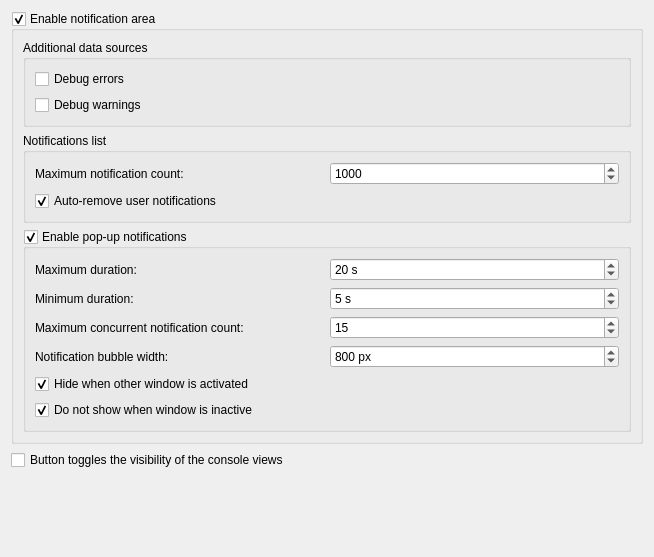
<?xml version="1.0" encoding="UTF-8"?>
<ui version="4.0">
 <class>Gui::Dialog::DlgSettingsNotificationArea</class>
 <widget class="QWidget" name="Gui::Dialog::DlgSettingsNotificationArea">
  <property name="geometry">
   <rect>
    <x>0</x>
    <y>0</y>
    <width>654</width>
    <height>557</height>
   </rect>
  </property>
  <property name="windowTitle">
   <string>Notification Area</string>
  </property>
  <layout class="QGridLayout" name="gridLayout_2">
   <item row="0" column="0">
    <widget class="QGroupBox" name="NotificationAreaEnabled">
     <property name="toolTip">
      <string>&lt;html&gt;&lt;head/&gt;&lt;body&gt;&lt;p&gt;If checked, show the notification area in the status bar: a button with the current notification count, which can expand the detailed notification list. Optionally, with additional pop-up notifications.&lt;/p&gt;&lt;/body&gt;&lt;/html&gt;</string>
     </property>
     <property name="title">
      <string>Enable notification area</string>
     </property>
     <property name="checkable">
      <bool>true</bool>
     </property>
     <layout class="QGridLayout" name="gridLayout">
      <item row="2" column="0">
       <widget class="QGroupBox" name="NonIntrusiveNotificationsEnabled">
        <property name="toolTip">
         <string>If checked, non-intrusive pop-up notifications will appear above the status bar, around the notification area. Pop-up notifications can be manually dismissed by clicking on them, and also automatically dismissed by specifying a maximum and minimum duration for them to be displayed.

Additionally, pop-up notifications can be disabled. In this case the user can still use the notification area as a quick-access location to view notifications, without the distracton of an additional pop-up.</string>
        </property>
        <property name="title">
         <string>Enable pop-up notifications</string>
        </property>
        <property name="checkable">
         <bool>true</bool>
        </property>
        <property name="checked">
         <bool>true</bool>
        </property>
        <layout class="QGridLayout" name="gridLayout_3">
         <item row="1" column="0">
          <widget class="QLabel" name="label_2">
           <property name="text">
            <string>Minimum duration:</string>
           </property>
          </widget>
         </item>
         <item row="0" column="0">
          <widget class="QLabel" name="label">
           <property name="toolTip">
            <string/>
           </property>
           <property name="text">
            <string>Maximum duration:</string>
           </property>
          </widget>
         </item>
         <item row="0" column="1">
          <widget class="Gui::PrefSpinBox" name="maxDuration">
           <property name="toolTip">
            <string>&lt;html&gt;&lt;head/&gt;&lt;body&gt;&lt;p&gt;Maximum amount of time the notification will be shown (unless mouse buttons are clicked). It also controls when user notifications will be removed if the &amp;quot;Auto-remove user notifications&amp;quot; setting is checked.&lt;/p&gt;&lt;/body&gt;&lt;/html&gt;</string>
           </property>
           <property name="suffix">
            <string> s</string>
           </property>
           <property name="minimum">
            <number>0</number>
           </property>
           <property name="maximum">
            <number>120</number>
           </property>
           <property name="value">
            <number>20</number>
           </property>
           <property name="prefEntry" stdset="0">
            <cstring>NotificationTime</cstring>
           </property>
           <property name="prefPath" stdset="0">
            <cstring>NotificationArea</cstring>
           </property>
          </widget>
         </item>
         <item row="1" column="1">
          <widget class="Gui::PrefSpinBox" name="minDuration">
           <property name="toolTip">
            <string>&lt;html&gt;&lt;head/&gt;&lt;body&gt;&lt;p&gt;Minimum amount of time the notification will be shown (unless the notification bubble is dismissed by clicking on it).&lt;/p&gt;&lt;/body&gt;&lt;/html&gt;</string>
           </property>
           <property name="suffix">
            <string> s</string>
           </property>
           <property name="value">
            <number>5</number>
           </property>
           <property name="prefEntry" stdset="0">
            <cstring>MinimumOnScreenTime</cstring>
           </property>
           <property name="prefPath" stdset="0">
            <cstring>NotificationArea</cstring>
           </property>
          </widget>
         </item>
         <item row="2" column="0">
          <widget class="QLabel" name="label_3">
           <property name="text">
            <string>Maximum concurrent notification count:</string>
           </property>
          </widget>
         </item>
         <item row="2" column="1">
          <widget class="Gui::PrefSpinBox" name="maxNotifications">
           <property name="toolTip">
            <string>Maximum number of notifications that will be simultaneously present on the notification bubble.</string>
           </property>
           <property name="value">
            <number>15</number>
           </property>
           <property name="prefEntry" stdset="0">
            <cstring>MaxOpenNotifications</cstring>
           </property>
           <property name="prefPath" stdset="0">
            <cstring>NotificationArea</cstring>
           </property>
          </widget>
         </item>
         <item row="3" column="0">
          <widget class="QLabel" name="label_width">
           <property name="text">
            <string>Notification bubble width:</string>
           </property>
          </widget>
         </item>
         <item row="3" column="1">
          <widget class="Gui::PrefSpinBox" name="notificationWidth">
           <property name="toolTip">
            <string>Width of the pop-up notification bubble in pixels.</string>
           </property>
           <property name="suffix">
            <string> px</string>
           </property>
           <property name="prefix">
            <string/>
           </property>
           <property name="minimum">
            <number>300</number>
           </property>
           <property name="maximum">
            <number>10000</number>
           </property>
           <property name="value">
            <number>800</number>
           </property>
           <property name="prefEntry" stdset="0">
            <cstring>NotificiationWidth</cstring>
           </property>
           <property name="prefPath" stdset="0">
            <cstring>NotificationArea</cstring>
           </property>
          </widget>
         </item>
         <item row="4" column="0">
          <widget class="Gui::PrefCheckBox" name="hideNonIntrusiveNotificationsWhenWindowDeactivated">
           <property name="toolTip">
            <string>Any open pop-up notifications will disappear when another window is activated.</string>
           </property>
           <property name="text">
            <string>Hide when other window is activated</string>
           </property>
           <property name="checked">
            <bool>true</bool>
           </property>
           <property name="prefEntry" stdset="0">
            <cstring>HideNonIntrusiveNotificationsWhenWindowDeactivated</cstring>
           </property>
           <property name="prefPath" stdset="0">
            <cstring>NotificationArea</cstring>
           </property>
          </widget>
         </item>
         <item row="5" column="0">
          <widget class="Gui::PrefCheckBox" name="preventNonIntrusiveNotificationsWhenWindowNotActive">
           <property name="toolTip">
            <string>Prevent pop-up notifications from appearing when the FreeCAD window is not the active window.</string>
           </property>
           <property name="text">
            <string>Do not show when window is inactive</string>
           </property>
           <property name="checked">
            <bool>true</bool>
           </property>
           <property name="prefEntry" stdset="0">
            <cstring>PreventNonIntrusiveNotificationsWhenWindowNotActive</cstring>
           </property>
           <property name="prefPath" stdset="0">
            <cstring>NotificationArea</cstring>
           </property>
          </widget>
         </item>
        </layout>
       </widget>
      </item>
      <item row="0" column="0">
       <widget class="QGroupBox" name="GroupBoxSubscriptions">
        <property name="toolTip">
         <string>Additional notification sources to show in the notification area.</string>
        </property>
        <property name="title">
         <string>Additional data sources</string>
        </property>
        <layout class="QGridLayout" name="gridLayout_1">
         <item row="0" column="0">
          <widget class="Gui::PrefCheckBox" name="developerErrorSubscriptionEnabled">
           <property name="toolTip">
            <string>Errors intended for developers will appear in the notification area.</string>
           </property>
           <property name="text">
            <string>Debug errors</string>
           </property>
           <property name="checked">
            <bool>false</bool>
           </property>
           <property name="prefEntry" stdset="0">
            <cstring>DeveloperErrorSubscriptionEnabled</cstring>
           </property>
           <property name="prefPath" stdset="0">
            <cstring>NotificationArea</cstring>
           </property>
          </widget>
         </item>
         <item row="1" column="0">
          <widget class="Gui::PrefCheckBox" name="developerWarningSubscriptionEnabled">
           <property name="toolTip">
            <string>Warnings intended for developers will appear in the notification area.</string>
           </property>
           <property name="text">
            <string>Debug warnings</string>
           </property>
           <property name="checked">
            <bool>false</bool>
           </property>
           <property name="prefEntry" stdset="0">
            <cstring>DeveloperWarningSubscriptionEnabled</cstring>
           </property>
           <property name="prefPath" stdset="0">
            <cstring>NotificationArea</cstring>
           </property>
          </widget>
         </item>
        </layout>
       </widget>
      </item>
      <item row="1" column="0">
       <widget class="QGroupBox" name="groupBox_2">
        <property name="toolTip">
         <string>Controls the amount of notifications to show in the list.</string>
        </property>
        <property name="title">
         <string>Notifications list</string>
        </property>
        <layout class="QGridLayout" name="gridLayout_4">
         <item row="0" column="1">
          <widget class="Gui::PrefSpinBox" name="maxWidgetMessages">
           <property name="toolTip">
            <string>Limits the number of notifications that will be kept in the list. If 0, there is no limit.</string>
           </property>
           <property name="maximum">
            <number>10000</number>
           </property>
           <property name="value">
            <number>1000</number>
           </property>
           <property name="prefEntry" stdset="0">
            <cstring>MaxWidgetMessages</cstring>
           </property>
           <property name="prefPath" stdset="0">
            <cstring>NotificationArea</cstring>
           </property>
          </widget>
         </item>
         <item row="0" column="0">
          <widget class="QLabel" name="label_4">
           <property name="text">
            <string>Maximum notification count:</string>
           </property>
          </widget>
         </item>
         <item row="1" column="0">
          <widget class="Gui::PrefCheckBox" name="autoRemoveUserNotifications">
           <property name="toolTip">
            <string>Removes the user notifications from the notifications list after the maximum duration for pop-up notifications has lapsed.</string>
           </property>
           <property name="text">
            <string>Auto-remove user notifications</string>
           </property>
           <property name="checked">
            <bool>true</bool>
           </property>
           <property name="prefEntry" stdset="0">
            <cstring>AutoRemoveUserNotifications</cstring>
           </property>
           <property name="prefPath" stdset="0">
            <cstring>NotificationArea</cstring>
           </property>
          </widget>
         </item>
        </layout>
       </widget>
      </item>
     </layout>
    </widget>
   </item>
   <item row="1" column="0">
    <widget class="Gui::PrefCheckBox" name="buttonTogglesConsoleViews">
     <property name="toolTip">
      <string>Instead of showing the notification area widget, clicking the status bar button will toggle the visibility of the report view and of the python console.</string>
     </property>
     <property name="text">
      <string>Button toggles the visibility of the console views</string>
     </property>
     <property name="checked">
      <bool>false</bool>
     </property>
     <property name="prefEntry" stdset="0">
      <cstring>ButtonTogglesConsoleViews</cstring>
     </property>
     <property name="prefPath" stdset="0">
      <cstring>NotificationArea</cstring>
     </property>
    </widget>
   </item>
   <item row="4" column="0">
    <spacer name="verticalSpacer">
     <property name="orientation">
      <enum>Qt::Vertical</enum>
     </property>
     <property name="sizeHint" stdset="0">
      <size>
       <width>20</width>
       <height>63</height>
      </size>
     </property>
    </spacer>
   </item>
  </layout>
 </widget>
 <customwidgets>
  <customwidget>
   <class>Gui::PrefCheckBox</class>
   <extends>QCheckBox</extends>
   <header>Gui/PrefWidgets.h</header>
  </customwidget>
  <customwidget>
   <class>Gui::PrefSpinBox</class>
   <extends>QSpinBox</extends>
   <header>Gui/PrefWidgets.h</header>
  </customwidget>
 </customwidgets>
 <resources/>
 <connections/>
</ui>
